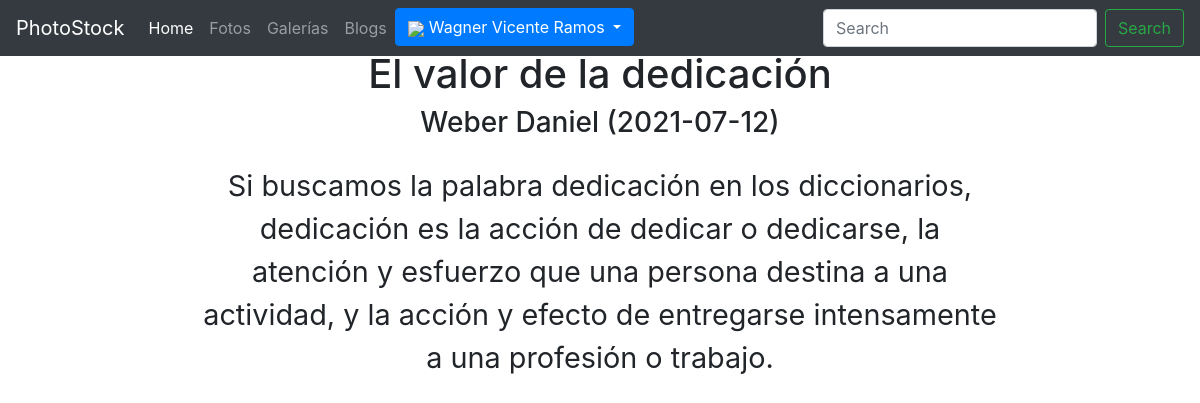
Screenshot of /blog.php?id_blog=1 (signed in) with the database file from the repository.
### tables this page shows
CREATE TABLE blogs(
    id_blog BIGINT PRIMARY KEY AUTO_INCREMENT,
    id_usuario BIGINT NOT NULL,
    fecha_blog DATE NOT NULL DEFAULT CURRENT_DATE,
    nombre_blog VARCHAR(50) NOT NULL,
    contenido TEXT NOT NULL,
    id_foto BIGINT NULL,
    FOREIGN KEY (id_usuario) REFERENCES usuarios(id_usuario),
    FOREIGN KEY (id_foto) REFERENCES fotos(id_foto)
    );

CREATE TABLE usuarios(
    id_usuario BIGINT PRIMARY KEY AUTO_INCREMENT,
    username VARCHAR(50) UNIQUE NOT NULL,
    password VARCHAR(250) NOT NULL,
    nombres VARCHAR(100) NOT NULL,
    apellidos VARCHAR(100)NOT NULL,
    nacimiento DATE NOT NULL,
    direccion TEXT NOT NULL,
    sobre_mi TEXT NULL,
    foto TEXT NULL,
    administrador int default 0
    );

### controladores/obtener_blog.php (called while the page is built, shortened)
<?php
if (isset($_GET["id_blog"])){
    $id_blog = $_GET["id_blog"];
    $sql = "CALL obtener_blog($id_blog);";
    include_once "conexion.php";
    $result = mysqli_query($conexion, $sql);
    if (mysqli_num_rows($result) > 0) {
        while($row = mysqli_fetch_assoc($result)) {
            $titulo = $row['nombre_blog'];
            $apellidos = $row['apellidos'];
            $nombres = $row['nombres'];
            $contenido = $row['contenido'];
            $autor = "$apellidos $nombres";
            $fecha = $row['fecha_blog'];
            ?>
        <?php }
        }else echo "No se han encontrado resultados";
}else{?>
    <h1>Parece que te has perdido </h1>
    <h1><a href="index.php">Volver al home </a></h1>
<?php
die();
}
?>

### blog.php (the view, shortened to what this page needs)
<!DOCTYPE html>
<html lang="en">
<head>
    <link rel="stylesheet" href="assets/css/blog.css">
</head>
<body>
    <div class="custom-main">
    <?php
    include "templates/header.php";
    include "controladores/obtener_blog.php";
    ?>
    <h1 class="titulo"><?php echo $titulo; ?></h1>
    <h3 class="autor"><?php echo "$autor ($fecha)"; ?></h3>
    <p class="contenido">
        <?php echo $contenido; ?>
    </p>
    </div>
</body>
</html>

### assets/css/blog.css (style rules this page uses)
.custom-main, p { text-align: center; align-items: center; margin: 0 auto; }
h1 { color : black; font-size: 5rem; }
h3 { font-family:sans-serif; }
p { padding-top: 1rem; font-size: 1.8rem; max-width:800px; }

### assets/css/main.css (style rules this page uses)
.custom-main { padding-top:50px }

### rows the page displays
blogs: nombre_blog "El valor de la dedicación", id_usuario.nombres "Weber Daniel", fecha_blog "2021-07-12", contenido "Si buscamos la palabra dedicación en los diccionarios, dedicación es la acción de dedicar o dedicarse, la atención y esfuerzo que una persona destina a una actividad, y la acción y efecto de entregarse intensamente a una profesión o trabajo."

### other values shown
$_SESSION ['nombres'] "Wagner"
$_SESSION['apellidos'] "Vicente Ramos"
